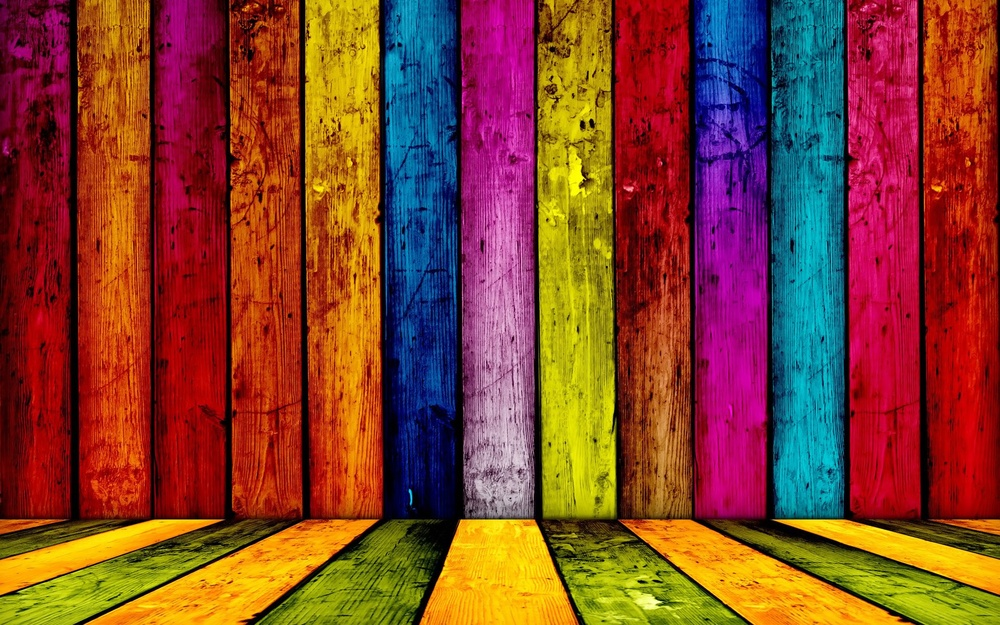
#> input picture lab_7/colorful-background-1.jpg, 1000 x 625 px, shrunk from 1920 x 1200 before the run
$ python code.py
#> lines starting #> are read from the running program, lines starting #| are printed output that depends on the picture
import cv2


image = cv2.imread('colorful-background-1.jpg')
#> image is the input picture: shape (625, 1000, 3); mean B, G, R 43.7, 66.2, 133.9
b, g, r = cv2.split(image)
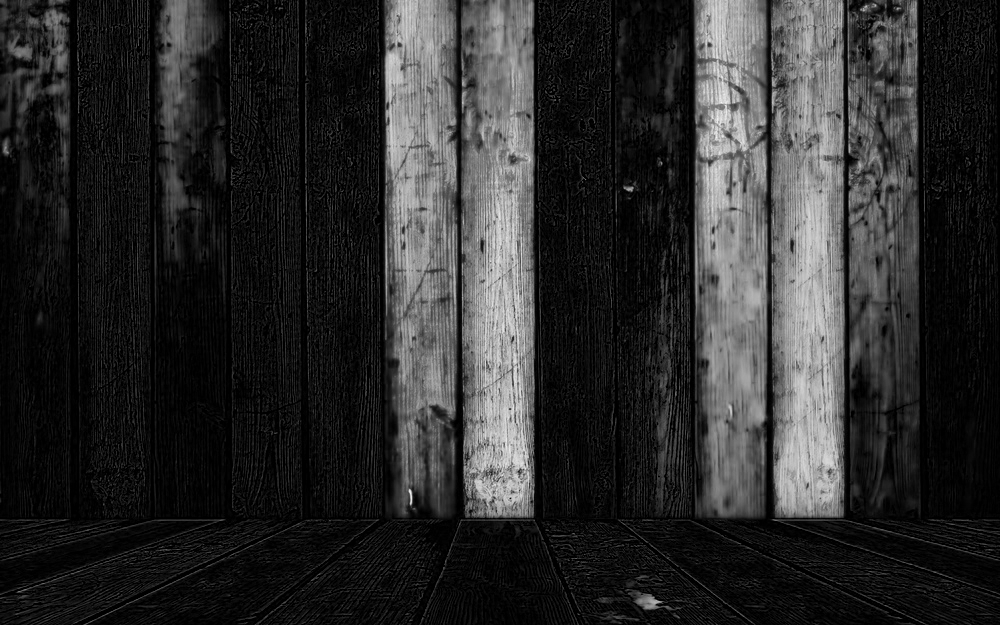
#> b: shape (625, 1000); min 0, max 246, mean 43.7
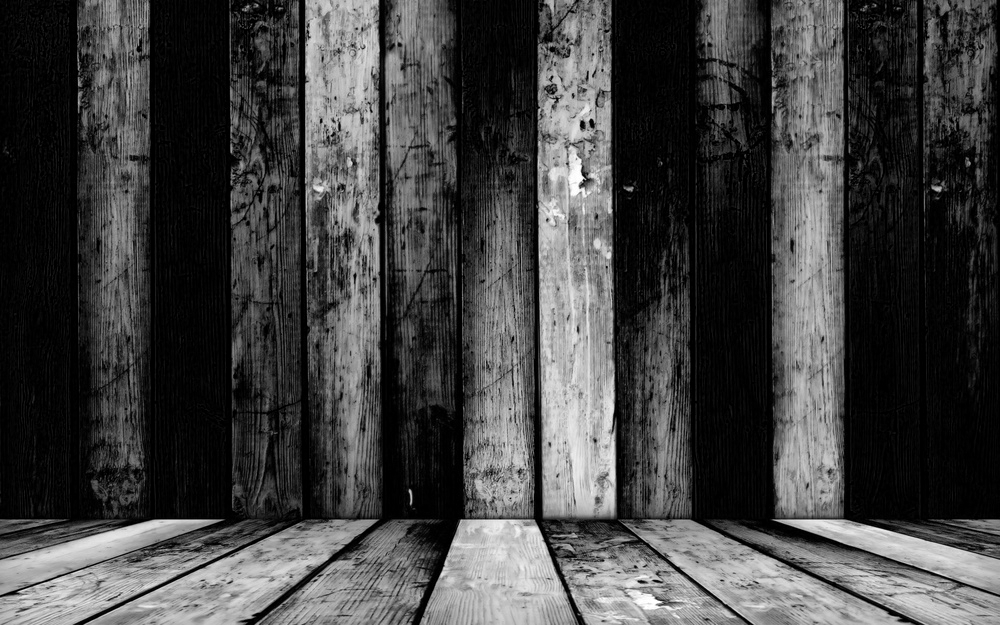
#> g: shape (625, 1000); min 0, max 255, mean 66.2
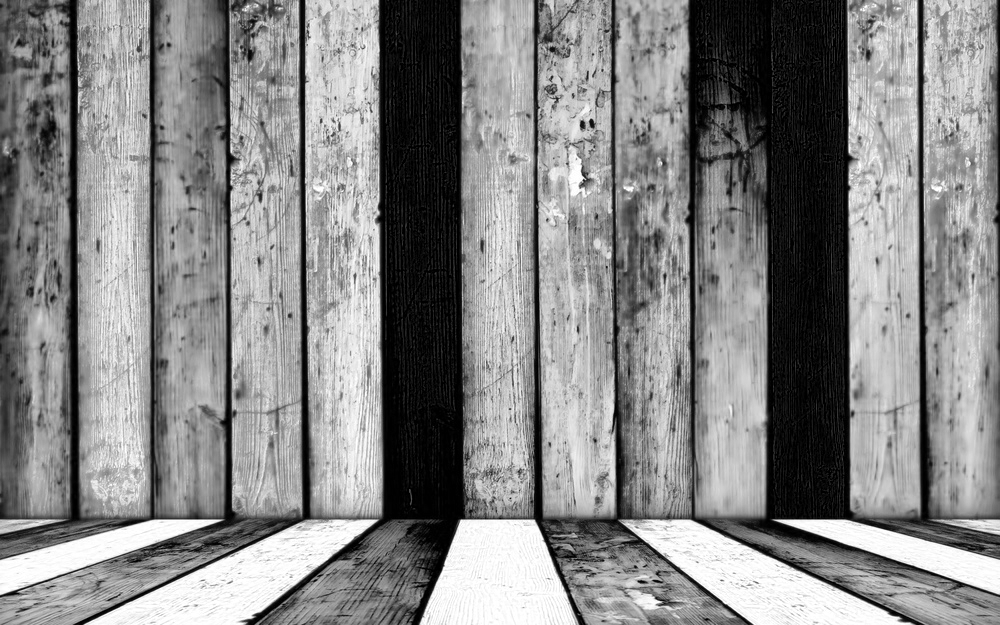
#> r: shape (625, 1000); min 0, max 255, mean 133.9
image_merge = cv2.merge([r, g, b])

image_merge [:,0,:] = 0
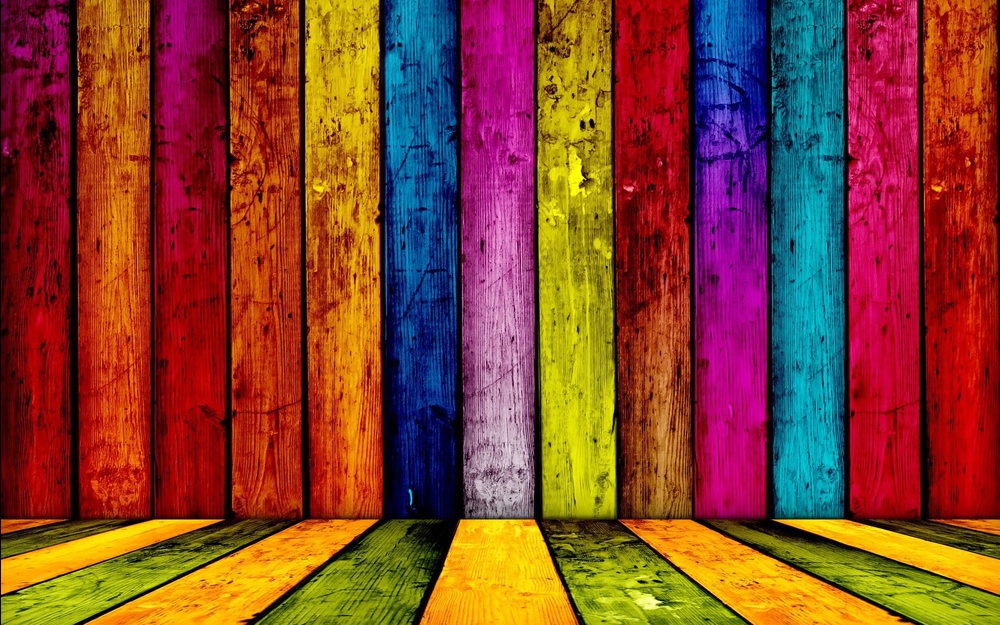
#> image_merge: shape (625, 1000, 3); mean R, G, B 133.8, 66.2, 43.7
cv2.imshow("Final", image_merge)
cv2.waitKey(0)
